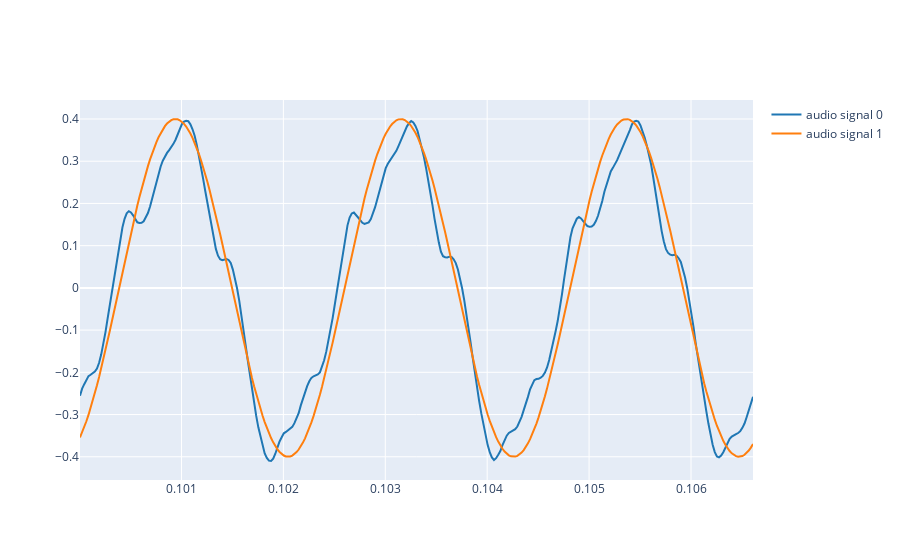

Here is the notebook cell this chart was saved with:
### Markdown cell above
3.1. Create a sinusoid of the same duration than the reference signal and same frequency than the fundamental frequency. Plot it along with the audio signal of the reference recording. Plot the same time segment that 2.3. Note that the sampling rate should be the same for both signals. Try to find the values of Amplitude and initial Phase that make the two signal segments plotted to match as close as possible (do not attempt to imitate the whole signal). Matching the phase is a bit tricky.

### Code cell
import numpy as np
f0=f
t = np.linspace(0, duration, len(ref))
A =0.4 
phi=5*(np.pi)/4
sine_wave = A * np.sin(2 * np.pi * f0 * t + phi)
plot_signals([ref, sine_wave], fs, t_start=t_start, t_end=t_end)
#[ref,sine_wave] → to plot the two signals

### Figure 1 — Plotly figure (JSON) as saved in the notebook; plotly's stock layout.template omitted (floating-point values rounded to 4 significant figures; data arrays with more than 128 entries replaced by an {"elided": "..."} marker saying what was removed)
{"data": [{"line": {"color": "#1f77b4", "shape": "linear"}, "mode": "lines", "name": "audio signal 0", "type": "scatter", "x": {"elided": "318 float values"}, "y": {"elided": "318 float values"}}, {"line": {"color": "#ff7f0e", "shape": "linear"}, "mode": "lines", "name": "audio signal 1", "type": "scatter", "x": {"elided": "318 float values"}, "y": {"elided": "318 float values"}}], "layout": {}}
